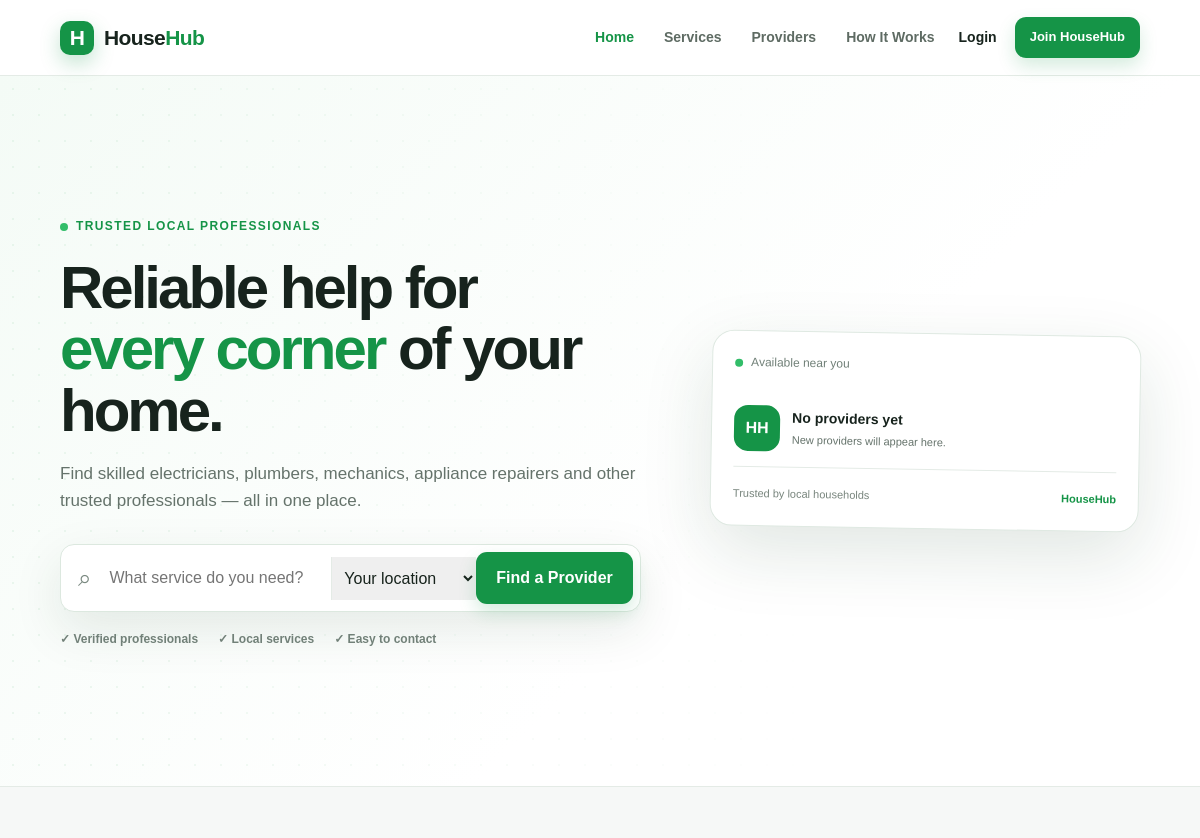
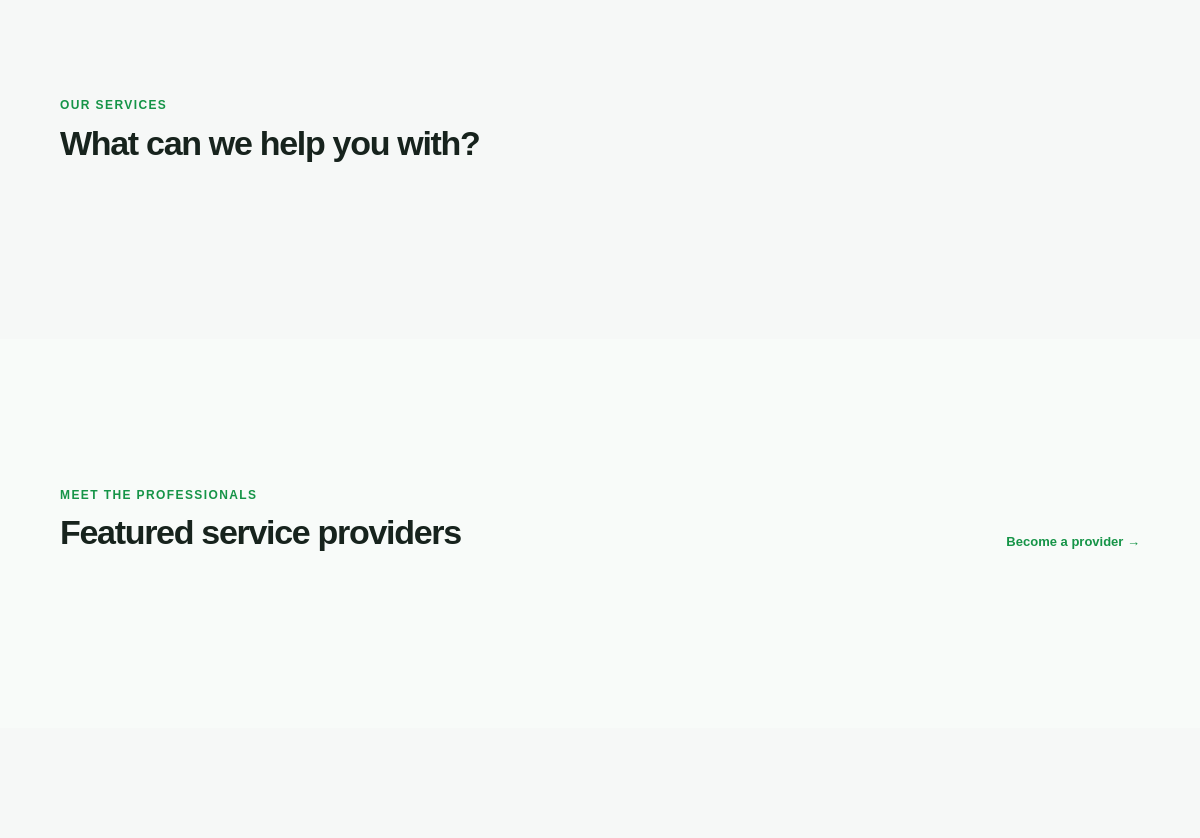
Before: / (upper part) with the older database file (2 pictures, top to bottom).
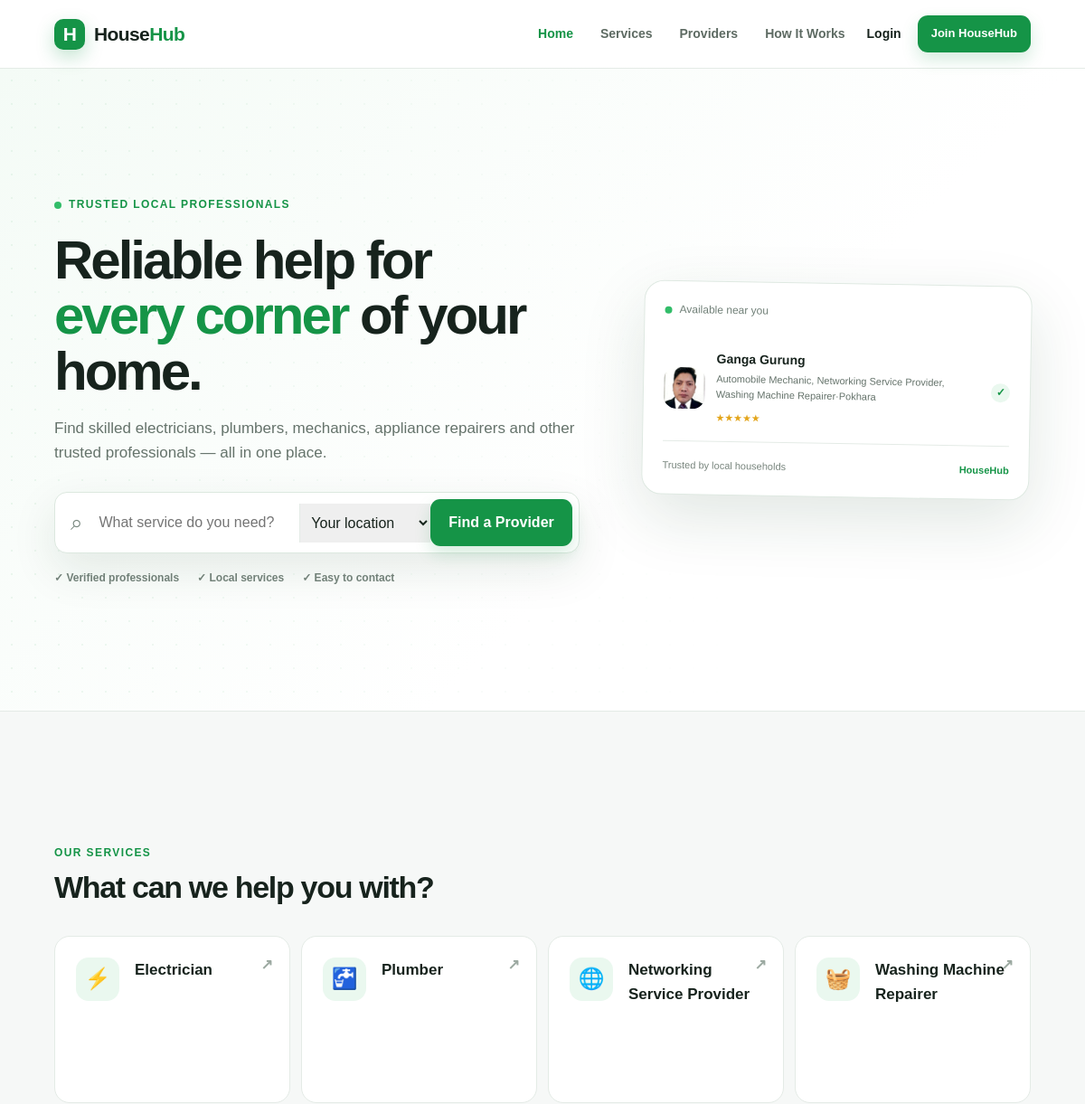
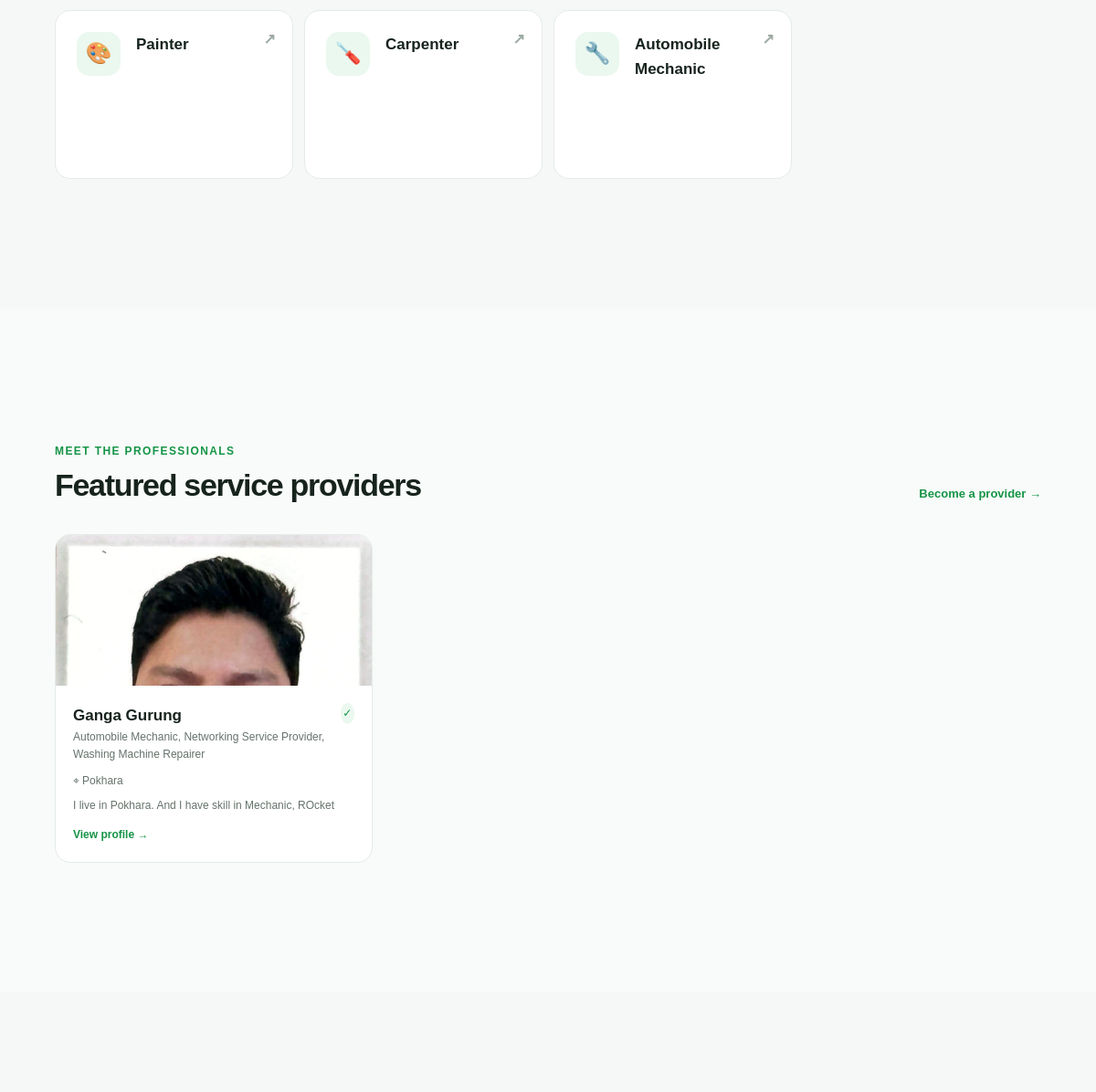
After: the same page with the newer database file (2 pictures, top to bottom).
### tables this page shows
CREATE TABLE `user` (
  `id` int(11) NOT NULL,
  `name` varchar(500) NOT NULL,
  `email` varchar(100) NOT NULL,
  `password` varchar(225) NOT NULL,
  `country` varchar(100) NOT NULL,
  `gender` varchar(20) NOT NULL,
  `role` varchar(500) NOT NULL,
  `city` varchar(500) NOT NULL
);

CREATE TABLE `service_type` (
  `id` int(11) NOT NULL,
  `service_name` varchar(1000) NOT NULL
);

### app/controllers/HomeController.php (called while the page is built)
<?php
require_once __DIR__ . '/../../connection.php';
class HomeController
{
    private mysqli $conn;
    public function __construct()
    {
        global $conn;
        $this->conn = $conn;
    }
    public function index(): void
    {
        $iconMap = [
            'Electrician' => '⚡',
            'Plumber' => '🚰',
            'Networking Service Provider' => '🌐',
            'Washing Machine Repairer' => '🧺',
            'Painter' => '🎨',
            'Carpenter' => '🪛',
            'Automobile Mechanic' => '🔧',
        ];
        $services = [];
        $featuredProviders = [];
        $sql = "
            SELECT id, service_name
            FROM service_type
            ORDER BY id ASC
        ";
        $result = mysqli_query($this->conn, $sql);
        if ($result) {
            while ($row = mysqli_fetch_assoc($result)) {
                $services[] = [
                    'id'   => $row['id'],
                    'name' => $row['service_name'],
                    'icon' => $iconMap[$row['service_name']] ?? '🔧'
                ];
            }
        }
        $sql = "
            SELECT
                u.id,
                u.name AS username,
                u.city AS address,
                pp.`profile-img` AS profile_img,
                GROUP_CONCAT(
                    DISTINCT st.service_name
                    ORDER BY st.service_name
                    SEPARATOR ', '
                ) AS profession,
                MAX(pp.about) AS about
            FROM `user` u
            INNER JOIN provider_services ps
                ON u.id = ps.provider_id
            INNER JOIN service_type st
                ON ps.service_type_id = st.id
            LEFT JOIN provider_profile pp
                ON u.id = pp.provider_id
            WHERE u.role = 'provider'
            GROUP BY
                u.id,
                u.name,
                u.city,
                pp.`profile-img`
            ORDER BY u.id DESC
            LIMIT 6
        ";
        $result = mysqli_query($this->conn, $sql);
        if ($result) {
            while ($row = mysqli_fetch_assoc($result)) {
                $featuredProviders[] = $row;
            }
        } else {
            die("Provider query failed: " . mysqli_error($conn));
        }
        require __DIR__ . '/../views/home/index.php';
    }
}
?>

### index.php (called while the page is built)
<?php
require_once __DIR__ . '/app/controllers/HomeController.php';
$controller = new HomeController();
$controller->index();
?>

### app/views/home/index.php (the view, shortened to what this page needs)
<main>
<section class="hero">
    <div class="hero-pattern"></div>
    <div class="container hero-grid">
        <div class="hero-copy">
            <div class="eyebrow">
                <span class="pulse-dot"></span>
                Trusted local professionals
            </div>
            <h1>Reliable help for<br><span>every corner</span> of your home.</h1>
            <p class="hero-text">
                Find skilled electricians, plumbers, mechanics, appliance repairers
                and other trusted professionals — all in one place.
            </p>
            <form class="search-box" action="service.php" method="GET">
                <span class="search-icon">⌕</span>
                <input type="text" name="q" placeholder="What service do you need?">
                <select name="location" aria-label="Location">
                    <option value="">Your location</option>
                </select>
                <button type="submit" class="btn btn-primary">Find a Provider</button>
            </form>
            <div class="trust-row">
                <span>✓ Verified professionals</span>
                <span>✓ Local services</span>
                <span>✓ Easy to contact</span>
            </div>
        </div>
        <div class="hero-card">
            <div class="hero-card-top">
                <span class="status-dot"></span>
                Available near you
            </div>
            <?php if (!empty($featuredProviders)): ?>
    <?php foreach ($featuredProviders as $provider): ?>
        <div class="provider-mini">
            <?php if (!empty($provider['profile_img'])): ?>
                <img src="uploads/providers/profile/<?= htmlspecialchars($provider['profile_img']) ?>" alt="<?= htmlspecialchars($provider['username']) ?>" class="avatar" style="object-fit: cover;">
            <?php else: ?>
                <div class="avatar avatar-green">
                    <?= strtoupper(substr($provider['username'],0,2)) ?>
                </div>
            <?php endif; ?>
            <div>
                <strong>
                    <?= htmlspecialchars($provider['username']) ?>
                </strong>
                <small>
                    <?= htmlspecialchars($provider['profession']) ?>·<?= htmlspecialchars($provider['address']) ?>
                </small>
                <span class="rating">★★★★★</span>
            </div>
            <span class="verified">✓</span>
        </div>
    <?php endforeach; ?>
<?php else: ?>
    <div class="provider-mini">
        <div class="avatar avatar-green">HH</div>
        <div>
            <strong> No providers yet</strong>
            <small>New providers will appear here.</small>
        </div>
    </div>
<?php endif; ?>
            <div class="hero-card-footer">
                <span>Trusted by local households</span>
                <strong>HouseHub</strong>
            </div>
        </div>
    </div>
</section>
<section class="section" id="services">
    <div class="container">
        <div class="section-heading">
            <div>
                <span class="section-label">OUR SERVICES</span>
                <h2>What can we help you with?</h2>
            </div>
        </div>
        <div class="service-grid">
    <?php foreach ($services as $service): ?>
        <a href="service.php?category=<?= urlencode($service['name']) ?>"
           class="service-card">
            <div class="service-icon">
                <?= $service['icon'] ?>
            </div>
            <div>
                <h3>
                    <?= htmlspecialchars($service['name']) ?>
                </h3>
            </div>
            <b class="arrow">↗</b>
        </a>
    <?php endforeach; ?>
</div>
    </div>
</section>
<section class="section providers-section" id="providers">
    <div class="container">
        <div class="section-heading">
            <div>
                <span class="section-label">MEET THE PROFESSIONALS</span>
                <h2>Featured service providers</h2>
            </div>
            <a href="profile.php" class="text-link">Become a provider →</a>
        </div>
        <div class="provider-grid">
            <?php if (!empty($featuredProviders)): ?>
                <?php foreach ($featuredProviders as $provider): ?>
                    <article class="provider-card">
                        <div class="provider-image">
                            <?php if (!empty($provider['profile_img'])): ?>
                                <img src="uploads/providers/profile/<?= htmlspecialchars($provider['profile_img']) ?>"
     alt="<?= htmlspecialchars($provider['username']) ?>">
                            <?php else: ?>
                                <div class="avatar-large">
                                    <?= strtoupper(substr($provider['username'], 0, 1)) ?>
                                </div>
                            <?php endif; ?>
                        </div>
                        <div class="provider-info">
                            <div class="provider-title">
                                <div>
                                    <h3><?= htmlspecialchars($provider['username']) ?></h3>
                                    <p><?= htmlspecialchars($provider['profession']) ?></p>
                                </div>
                                <span class="verified-badge">✓</span>
                            </div>
                            <p class="provider-location">⌖ <?= htmlspecialchars($provider['address']) ?></p>
                            <p class="provider-about">
                                <?= htmlspecialchars(mb_strimwidth($provider['about'], 0, 90, '...')) ?>
                            </p>
                            <a href="profile.php" class="provider-link">View profile →</a>
                        </div>
                    </article>
                <?php endforeach; ?>
            <?php else: ?>
            <?php endif; ?>
        </div>
    </div>
</section>
<section class="how-section" id="how-it-works">
</section>
</main>
<?php
$content = ob_get_clean();
require __DIR__ . '/../layouts/main.php';
?>

### app/views/layouts/main.php (shortened to what this page needs)
<?php
$user_name = $_SESSION['name'] ?? '';
$role = $_SESSION['role'] ?? '';
?>
<!DOCTYPE html>
<html lang="en">
<head>
    <link rel="stylesheet" href="public/assets/css/home.css">
</head>
<body>
<header class="site-header">
    <div class="container nav-wrap">
        <a class="brand" href="index.php">
            <span class="brand-mark">H</span>
            <span>House<span>Hub</span></span>
        </a>
        <nav class="main-nav" aria-label="Main navigation">
            <a href="index.php" class="active">Home</a>
            <a href="#services">Services</a>
            <a href="#providers">Providers</a>
            <a href="#how-it-works">How It Works</a>
        </nav>
        <div class="nav-actions">
        <?php if (isset($_SESSION['user_id'])): ?>
                 <?php if ($role == 'customer'): ?>
                <a href="dashboard-user.php" class="btn btn-user btn-small">
                    Welcome,<?= htmlspecialchars($user_name) ?></a>
                <?php elseif ($role == 'provider'): ?>
                <a href="dashboard-provider.php" class="btn btn-user btn-small">
                    Welcome,<?= htmlspecialchars($user_name) ?></a>
                    <?php endif; ?>
                <a href="logoutcontroller.php" class="btn btn-primary btn-small">Logout</a>
            <?php else: ?>
                <a href="login.php" class="login-link">
                    Login
                </a>
                <a href="register.php" class="btn btn-primary btn-small">Join HouseHub</a>
            <?php endif; ?>
</div>
    </div>
</header>
<?= $content ?>
</body>
</html>

Changed rows visible on the page:
added user: name "Ganga Gurung", profession "Automobile Mechanic, Networking Service Provider, Washing Machine Repairer", city "Pokhara", about "I live in Pokhara. And I have skill in Mechanic, ROcket"
added service_type: icon "⚡", service_name "Electrician"
added service_type: icon "🚰", service_name "Plumber"
added service_type: icon "🌐", service_name "Networking Service Provider"
added service_type: icon "🧺", service_name "Washing Machine Repairer"
added service_type: icon "🎨", service_name "Painter"
added service_type: icon "🪛", service_name "Carpenter"
added service_type: icon "🔧", service_name "Automobile Mechanic"
Other visible differences:
text no longer shown: "HH No providers yet New providers will appear here."
